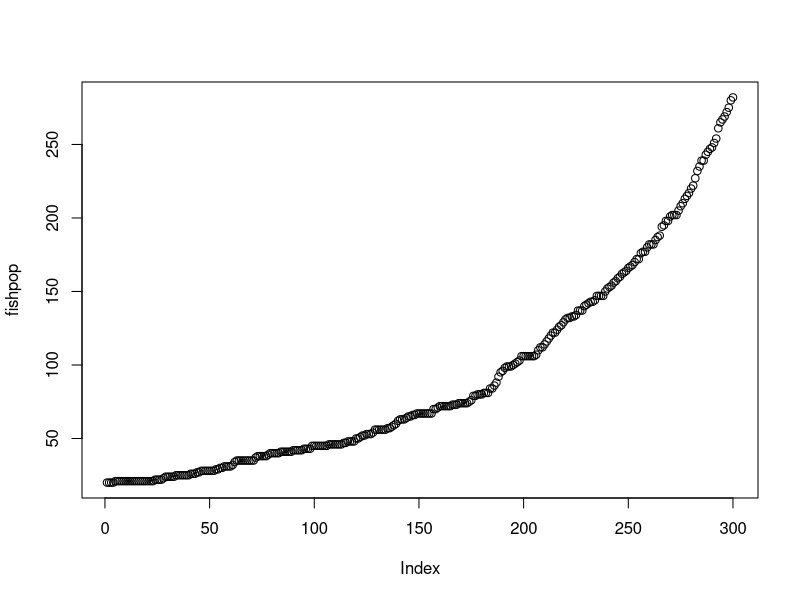
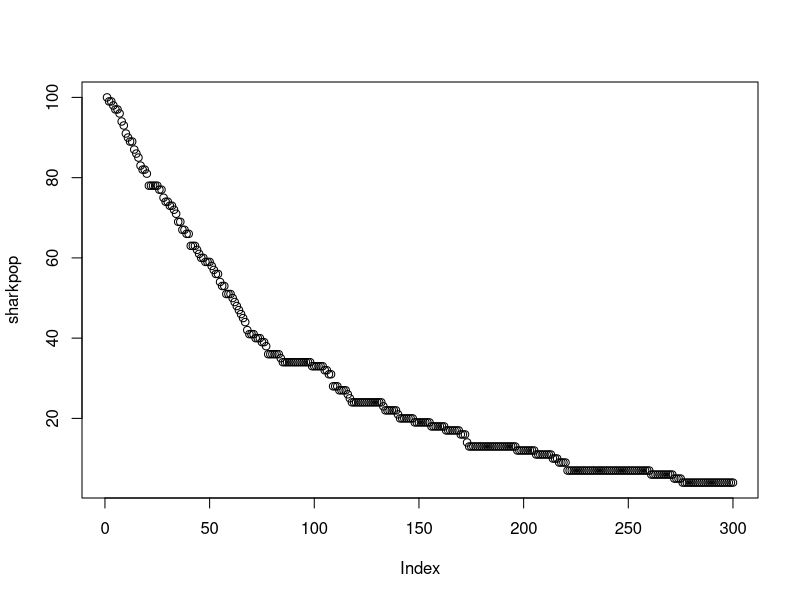
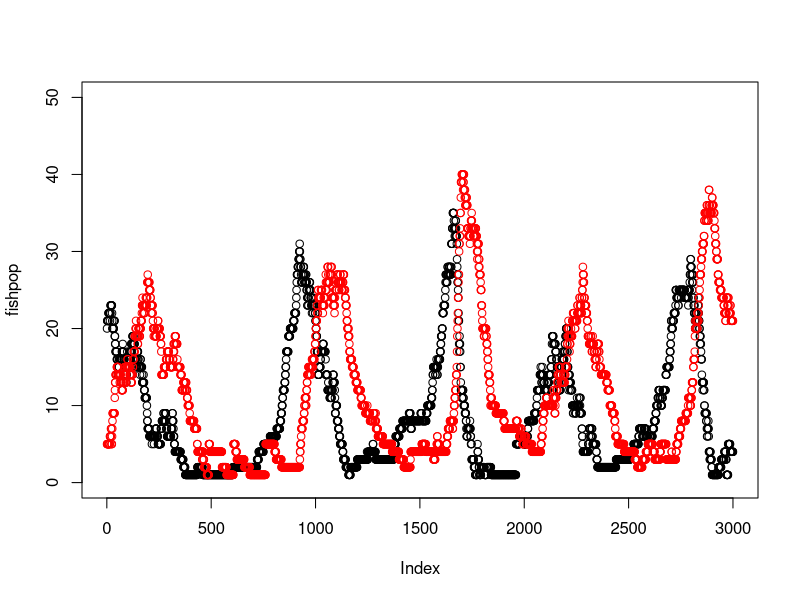
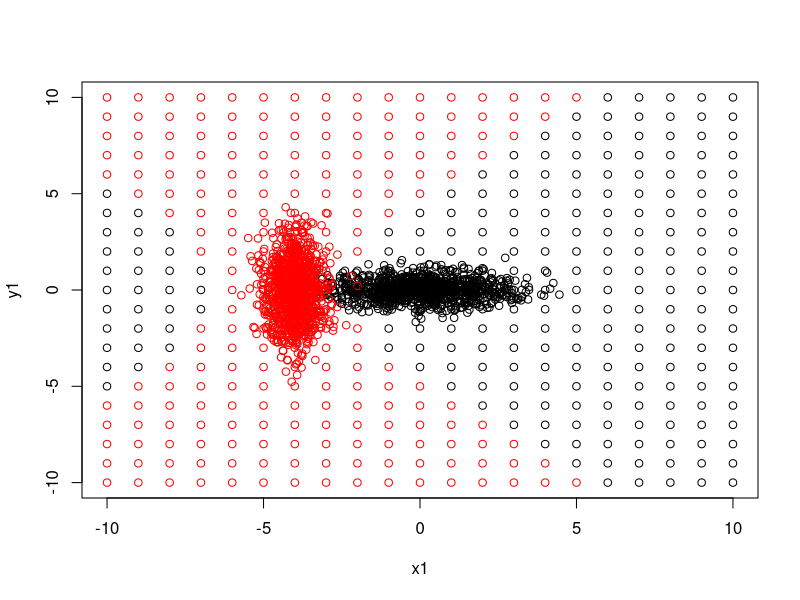

Here is the R script that generated these plots, in order:
# Monday Sharks
#1a
fishpop = 20
for(i in c(2:300)){
  m=fishpop[i-1]/100
  fishpop[i] = fishpop[i-1] + rpois(1,m)
}
#length(fishpop)
plot(fishpop)

#1b
sharkpop = 100
for(i in c(2:300)){
  m=sharkpop[i-1]/100
  sharkpop[i] = sharkpop[i-1] - rpois(1,m)
}
plot(sharkpop)

#1c
sharkpop = 5
fishpop = 20
for(i in c(2:3000)){
  meanEat = (sharkpop[i-1]*fishpop[i-1])/1000
  neats=rpois(1,meanEat)
  
  mf=fishpop[i-1]/100
  fishpop[i] = fishpop[i-1] + rpois(1,mf) - neats
  if(fishpop[i] <= 0){
    fishpop[i] = 5
  }
  
  ms=sharkpop[i-1]/100
  sharkpop[i] = sharkpop[i-1] - rpois(1,ms) + neats
  if(sharkpop[i] <= 0){
    sharkpop[i] = 5
  }
}
plot(fishpop, ylim=c(0,50))
points(c(1:3000),sharkpop, col="red")

############# Thursday (Normal Dist) Mahalanobis Lab #################
#1
x1 = rnorm(1000, 0, 1.5)
y1 = rnorm(1000, 0, 0.5)
plot(x1,y1, xlim=c(-10,10), ylim=c(-10,10))

#2
x2 = rnorm(1000, -4, 0.5)
y2 = rnorm(1000, 0, 1.5)
points(x2,y2, col="red")

#3
mah21 = x2^2/1.5^2 + y2^2/0.5^2 # all distances in class 2 from class 1
mah22 = (x2+4)^2/0.5^2 + y1^2/1.5^2 # all distances in class 2 from itself
sum(mah22 < mah21)

mah11 = x1^2/1.5^2 + y1^2/0.5^2 # all distances in class 1 from itself
mah12 = (x1+4)^2/0.5^2 + y1^2/1.5^2 # all distances in class 1 from class 2
sum(mah11 < mah12)

#4
for(i in c(-10:10)){
  for (j in c(-10:10)){
    mah1 = i^2/1.5^2 + j^2/0.5^2
    mah2 = (i+4)^2/0.5^2 + j^2/1.5^2
    if(mah1 < mah2){
      points(i, j, col="black")
    }
    else{
      points(i, j, col="red")
    }
  }
}